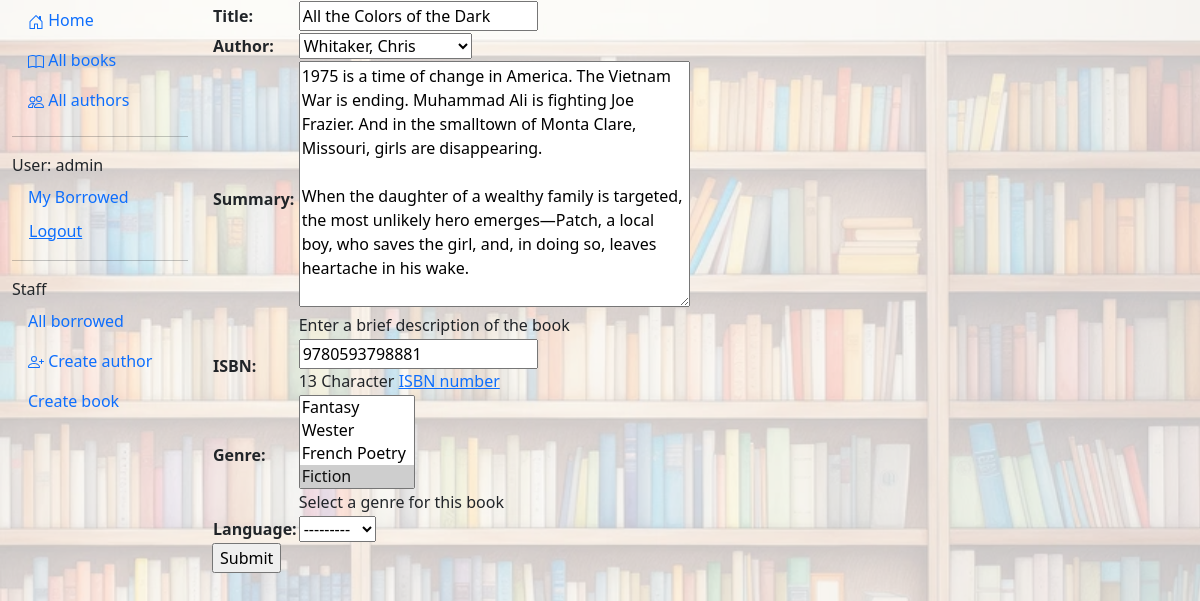
The app's page /catalog/book/6/update/ (signed in), older data.
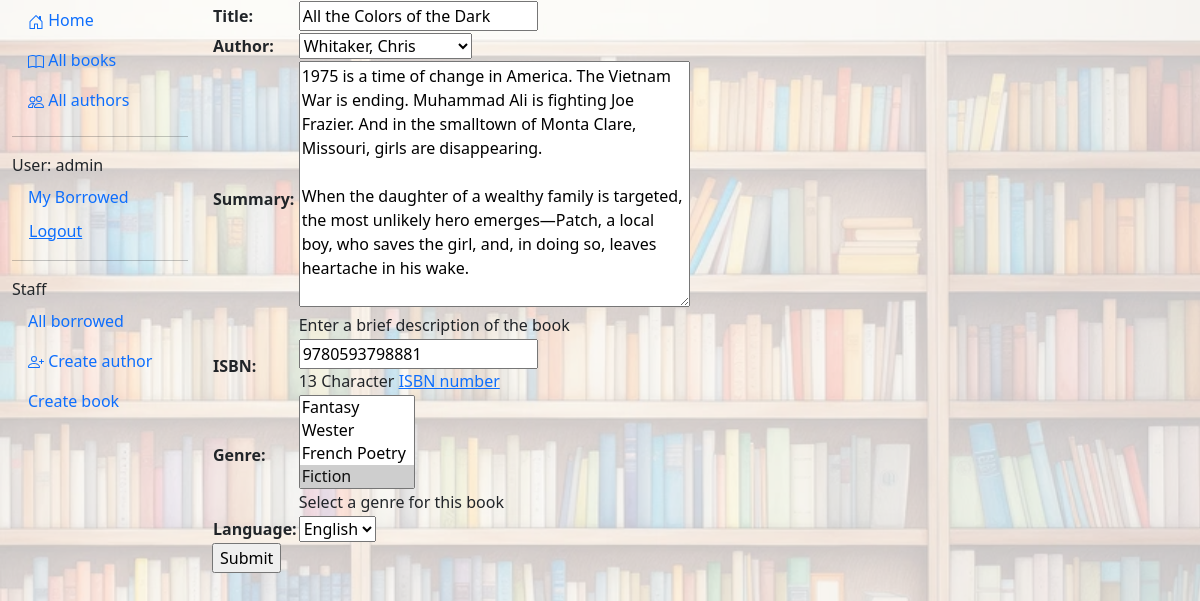
The same page, newer data.
### catalog/models.py (models this page shows, shortened)
class Book(models.Model):
    title = models.CharField(max_length=200)
    author = models.ForeignKey('Author', on_delete=models.RESTRICT, null=True)
    summary = models.TextField(
        max_length=1000, help_text="Enter a brief description of the book")
    isbn = models.CharField('ISBN', max_length=13,
                            unique=True,
                            help_text='13 Character <a href="https://www.isbn-international.org/content/what-isbn'
                                      '">ISBN number</a>')
    genre = models.ManyToManyField(Genre, help_text="Select a genre for this book")
    language = models.ForeignKey('Language', on_delete=models.SET_NULL, null=True)
    image = models.ImageField(upload_to='images/', null=True, blank=True)
    class Meta:
        ordering = ['title']
    def display_genre(self):
        """Create a string for the Genre.  This is required to display genre in Admin."""
        return ', '.join(genre.name for genre in self.genre.all()[:3])
    display_genre.short_description = 'Genre'

### catalog/views.py (the view)
# urls.py: path('book/<int:pk>/update/', views.BookUpdate.as_view(), name='book-update'),
class BookUpdate(PermissionRequiredMixin, UpdateView):
    model = Book
    fields = ['title', 'author', 'summary', 'isbn', 'genre', 'language']
    permission_required = 'catalog.change_book'

### catalog/models.py (called while the page is built)
    def __str__(self):
        return self.name

    def __str__(self):
        return f'{self.last_name}, {self.first_name}'

    def __str__(self):
        return self.name

### catalog/templates/catalog/book_form.html (shortened to what this page needs)
{% extends "base_generic.html" %}
{% block content %}
<form action="" method="post">
  <table>
    {{ form.as_table }}
  </table>
  <input type="submit" value="Submit" />
</form>
{% endblock %}

Row changes from the older to the newer data that the page shows:
changed Book "All the Colors of the Dark": language "---------" → "English"
